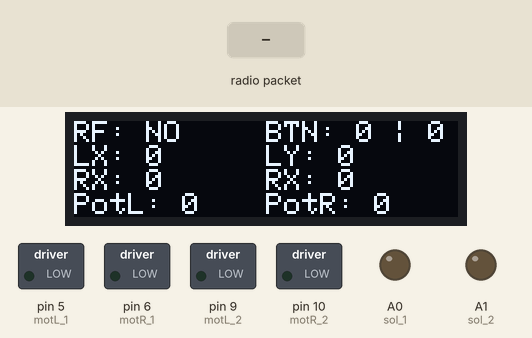
Recording of a sketch running on a simulated Arduino Uno, built with avr-gcc and run on an emulated ATmega328P. On the bench: 128×32 one-colour display, switched loads named in the sketch (green lamp = pin HIGH), output pins drawn as LEDs (lit = HIGH). The test bench sets the inputs (shaded band). No radio packets arrive unless stated; what the sketch prints to the serial monitor is not drawn.

Above: at 1.2 s.
1.3 s: radio packet "1" arrives
At 1.33 s:
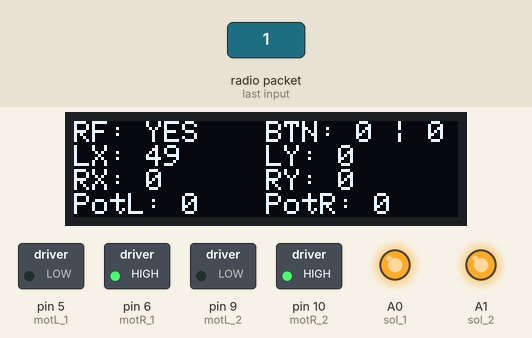
2.8 s: radio packet "0" arrives
At 2.84 s:
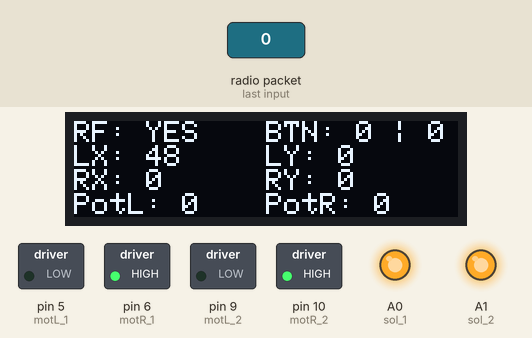
4.3 s: radio packet "2" arrives
At 4.33 s:
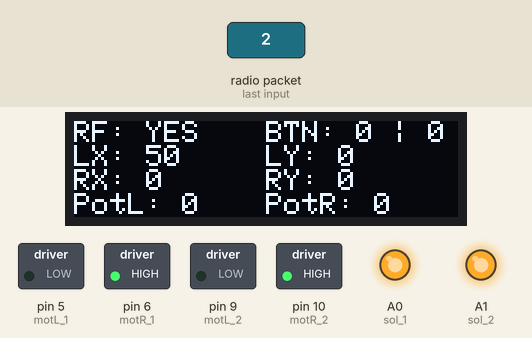
Timing chart, 0 to 7.3 s (numbered marks = the images above; inputs shaded):
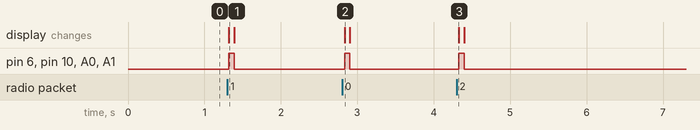

Measured:
- after the input at 1.3 s, pin 6 (motR_1), pin 10 (motR_2), A0 (sol_1), A1 (sol_2): LOW → HIGH at once, → LOW 0.07 s later; the display: changes at once (image 1)
- after the input at 2.8 s, pin 6 (motR_1), pin 10 (motR_2), A0 (sol_1), A1 (sol_2): LOW → HIGH at once, → LOW 0.07 s later; the display: changes at once (image 2)
- after the input at 4.3 s, pin 6 (motR_1), pin 10 (motR_2), A0 (sol_1), A1 (sol_2): LOW → HIGH at once, → LOW 0.07 s later; the display: changes at once (image 3)

The sketch:

BVM_RFreceiver.ino
```cpp
/*
* Ardupot Receiver Code LiPo RC Car
* Christopher Lai
* BANSHEE UAV Robotics Team
* Last Updated: 9/29/2022
*/

#include <SPI.h>
#include <nRF24L01.h>
#include <RF24.h>

#include <Wire.h>
#include <Adafruit_GFX.h>
#include <Adafruit_SSD1306.h>

#define SCREEN_WIDTH 128 // OLED display width, in pixels
#define SCREEN_HEIGHT 32 // OLED display height, in pixels

// Declaration for an SSD1306 display connected to I2C (SDA, SCL pins)
Adafruit_SSD1306 display(SCREEN_WIDTH, SCREEN_HEIGHT, &Wire, -1);

RF24 radio(7, 8); // CE, CSN
const byte address[6] = "00501";
const uint8_t  channel = 123;

bool conn = false;

// Pin Declarations
const int motL_1 = 5;
const int motR_1 = 6;
const int motL_2 = 9;
const int motR_2 = 10;

const int sol_1 = A0;
const int sol_2 = A1;

void setup() {
  // Set Up Serial Comms - Debug
  Serial.begin(9600);

  // Set up Radio
  radio.begin();
  radio.openReadingPipe(1, address);
  radio.setPALevel(RF24_PA_LOW,0);
  radio.setChannel(channel);
  Serial.println("Starting Radio");

  // PinMode Setup
  pinMode(motL_1, OUTPUT);
  pinMode(motR_1, OUTPUT);
  pinMode(motL_2, OUTPUT);
  pinMode(motR_2, OUTPUT);
  pinMode(sol_1, OUTPUT);
  pinMode(sol_2, OUTPUT);

  // Set outputs to 0 on default
  hard_stop();
  analogWrite(sol_1, 0);
  analogWrite(sol_2, 0);

  // Check for OLED Availability
  if(!display.begin(SSD1306_SWITCHCAPVCC, 0x3C)) { // Address 0x3D for 128x64
    Serial.println(F("SSD1306 allocation failed"));
    for(;;);
  }

  //to recieve
  radio.startListening();
}
void loop() {

  if (radio.available()) {
    conn = true;
    // Packet = [leftstickx, leftsticky, rightstickx, rightsticky, btnleft, btnright, potleft, potright, toggleleft, toggleright]
    byte packet[] = {0,0,0,0,0,0,0,0,0,0};
    radio.read(&packet, sizeof(packet));

    // Will delay code, only use if necessary
    debug(packet);

    // Display data on OLED screen
    display.clearDisplay();
    display.setTextSize(1);
    display.setTextColor(WHITE);
    display.setCursor(0,0);
    if (conn)
    {
      display.println("RF: YES");
    }
    else
    {
      display.println("RF: NO");
    }
    display.setCursor(64,0);
    display.println("BTN: " + String(packet[4]) + " | " + String(packet[5]));
    display.setCursor(0,8);
    display.println("LX: " + String(packet[0]));
    display.setCursor(64,8);
    display.println("LY: " + String(packet[1]));
    display.setCursor(0,16);
    display.println("RX: " + String(packet[2]));
    display.setCursor(64,16);
    display.println("RY: " + String(packet[3]));
    display.setCursor(0,24);
    display.println("PotL: " + String(packet[6]));
    display.setCursor(64,24);
    display.println("PotR: " + String(packet[7]));
    display.display();

    // Do things with the inputs
    if (packet[4] == 0){
      analogWrite(sol_1, 255);
    }
    else {
      analogWrite(sol_1, 0);
    }

    if (packet[5] == 0){
      analogWrite(sol_2, 255);
    }
    else {
      analogWrite(sol_2, 0);
    }

    if (packet[1] > 150){
      go_forward();
    }
    else if (packet[1] < 100){
      go_backward();
    }
    else if (packet[2] > 150){
      turn_right();
    }
    else if (packet[2] < 100) {
      turn_left();
    }
    else
    {
      hard_stop();
    }

    delay(50);

  }
  else {
    Serial.println("NO CONNECTION");
    conn = false;
    display.clearDisplay();
    display.setTextSize(1);
    display.setTextColor(WHITE);
    display.setCursor(0,0);
    if (conn)
    {
      display.println("RF: YES");
    }
    else
    {
      display.println("RF: NO");
    }
    display.setCursor(64,0);
    display.println("BTN: " + String(0) + " | " + String(0));
    display.setCursor(0,8);
    display.println("LX: " + String(0));
    display.setCursor(64,8);
    display.println("LY: " + String(0));
    display.setCursor(0,16);
    display.println("RX: " + String(0));
    display.setCursor(64,16);
    display.println("RX: " + String(0));
    display.setCursor(0,24);
    display.println("PotL: " + String(0));
    display.setCursor(64,24);
    display.println("PotR: " + String(0));
    display.display();

    // Set outputs to 0 if not connected
    hard_stop();
    analogWrite(sol_1, 0);
    analogWrite(sol_2, 0);
  }
}

void debug(byte packet[]) {
      //THIS IS FOR DEBUG
      Serial.print("LX: ");
      Serial.print(packet[0]);
      Serial.print("; LY: ");
      Serial.print(packet[1]);
      Serial.print("; LB: ");
      Serial.print(packet[4]);
      Serial.print("; RX: ");
      Serial.print(packet[2]);
      Serial.print("; RY: ");
      Serial.print(packet[3]);
      Serial.print("; RB: ");
      Serial.print(packet[5]);
      Serial.println();
      //delay(5);
}

void go_forward(){
  digitalWrite(motL_1, HIGH);
  digitalWrite(motR_1, LOW);
  digitalWrite(motL_2, HIGH);
  digitalWrite(motR_2, LOW);
}

void go_backward(){
  digitalWrite(motL_1, LOW);
  digitalWrite(motR_1, HIGH);
  digitalWrite(motL_2, LOW);
  digitalWrite(motR_2, HIGH);
}

void turn_right(){
  digitalWrite(motL_1, HIGH);
  digitalWrite(motR_1, LOW);
  digitalWrite(motL_2, LOW);
  digitalWrite(motR_2, HIGH);
}

void turn_left(){
  digitalWrite(motL_1, LOW);
  digitalWrite(motR_1, HIGH);
  digitalWrite(motL_2, HIGH);
  digitalWrite(motR_2, LOW);
}

void hard_stop(){
  digitalWrite(motL_1, LOW);
  digitalWrite(motR_1, LOW);
  digitalWrite(motL_2, LOW);
  digitalWrite(motR_2, LOW);
}
```
